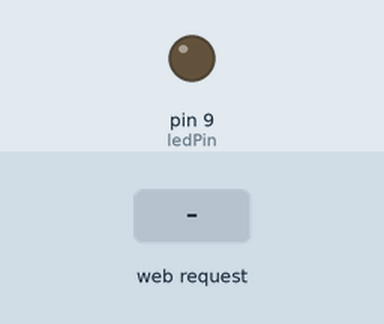
Recording of a sketch running on a simulated Arduino Uno, built for the host (arithmetic inside an expression is 32-bit, double 64-bit). Parts: output pins drawn as LEDs (lit = HIGH). The inputs (shaded band) are chosen by the test bench.

Above: at 1.2 s.
1.3 s: HTTP request GET /?ledParam=1 received
At 2.2 s:
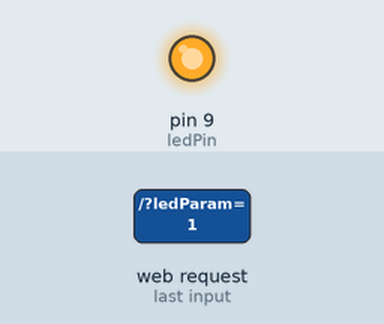
Timing chart, 0 to 4.3 s (numbered marks = the images above; inputs shaded):
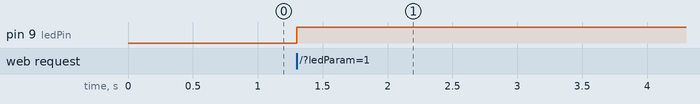

Measured:
- after the input at 1.3 s, pin 9 (ledPin): LOW → HIGH at once

The sketch:

finalVersion_show.ino
```cpp
#include <SPI.h>
#include <Ethernet.h>

byte mac[] = { 0xDE, 0xAD, 0xBE, 0xEF, 0xFE, 0xED };
byte ip[] = { 192, 168, 15, 2 };
byte gateway[] = {192, 168, 15, 1};
byte subnet[] = {255, 255, 255, 0};
EthernetServer server(80);

const int ledPin = 9;
String readString = String(30);
int status = 0;

void setup(){
  Ethernet.begin(mac, ip, gateway, subnet);
  server.begin();
  pinMode(ledPin, OUTPUT);
  digitalWrite(ledPin, LOW);
  }
void loop(){
EthernetClient client = server.available();
  if (client) {
    while (client.connected()) {
   if (client.available()) {
    char c = client.read();
    if (readString.length() < 100)
      {
        readString += c;
      }
        if (c == '\n') {
          if (readString.indexOf("?") <0){
          }
          else
        if(readString.indexOf("ledParam=1") >0)
           {
             digitalWrite(ledPin, HIGH);
             status = 1;
           }else{
             digitalWrite(ledPin, LOW);
             status = 0;
           }
          client.println("HTTP/1.1 200 OK");
          client.println("Content-Type: text/html");
          client.println("<!DOCTYPE HTML>");
          client.println("<html lang='en'>");
          client.println("<head>");
          client.println("<meta charset='utf-8'>");
          client.println("<link rel='icon' type='image/jpg' href='https://st2.depositphotos.com/2274151/7118/v/950/depositphotos_71183821-stock-illustration-workshop-grunge-retro-blue-isolated.jpg'/>");
          client.println("<title>Workshop - Microcontrolador</title>");
          client.println("<meta name='theme-color' content='#1976d2'>");
          client.println("</head>");

          client.println("<header><center><font color='#000080' background-color:'#f0ffff'><h1> LIGHTING IoT PROJECT </br> USING PHOTOVOLTAIC ENERGY</font></center></h1></header>");
          client.println("<hr/>");

          client.println("<body style=background-color:#f5f5f5>");
          client.println("<table>");
          client.println("<tr>");

          client.println("<td><img width='1000' height='1000' src='https://www.weg.net/tomadas/blog/wp-content/uploads/2020/07/4.-17_07-4-beneficios-da-automacao-residencial-casas-inteligentes-1-1026x480.jpg'></td>");
          client.println("</tr>");

          client.println("<tr>");

          client.println("<td>");

          client.println("<center><font color='black' size='8'>LIGHT SWITCH</center>");

          if (status == 1){
          client.println("<center><font-size='25'><form method=get name=LED><input type=hidden name=ledParam value=0 /><input type=submit value=TURN_OFF></form></center>");
          }else{
          client.println("<center><form method=get name=LED><input type=hidden name=ledParam value=1 /><input type=submit value=TURN_ON></form></center>");
          }

          if (status == 1){
              client.println("<center><font color='green' size='8'>LAMP ON</center>");
          }else{ //SENÃO, FAZ
              client.println("<center><font color='red' size='8'>LAMP OFF</center></td>");
          }

          client.println("</tr>");
          client.println("</table>");
          client.println("</br>");
          client.println("</body>");

          client.println("<hr/>");

          client.println("<footer><h4 style=color:#000000 background-color:#A9A9A9><center>©2022 Lenovo - Microcontrollers Workshop.</center></h4>");
          client.println("<h4 style=color:#000000><center>All rights reserved to the developer Thiago Bueno de Oliveira</center></h4></footer>");
          client.println("<hr/>"); //


          client.println("</html>");
          readString="";
          client.stop();
            }
          }
        }
      }
 }
```
